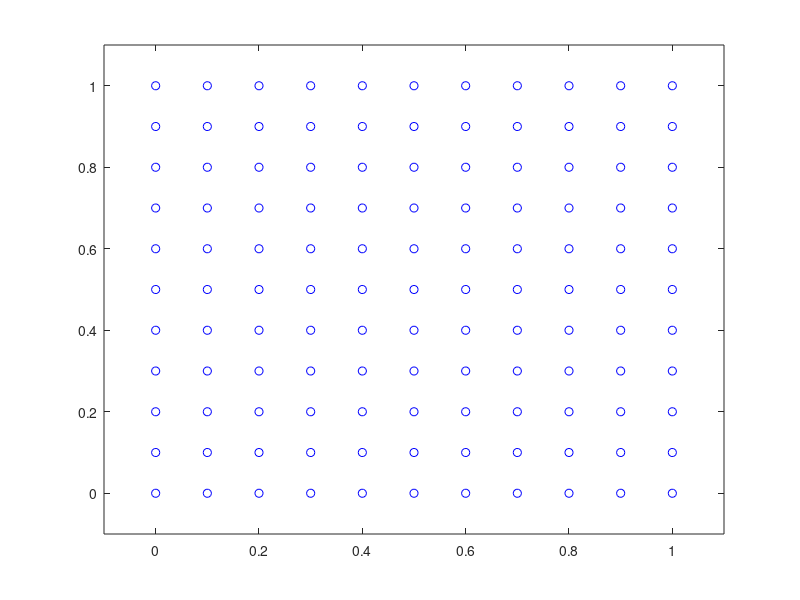

This chart was generated by the following MATLAB code: (Note: this script raises an error after producing the figure.)
x=linspace(0,1,11);% el x va desde cero hasta uno
y=linspace(0,1,11);% el y va desde cero hasta uno
[X Y]=meshgrid(x,y);% crea una matriz de filas por columnas
for i=1:length(y) %recorre la distancia y ("once")
    for j=1:length(x)%recorre la distancia x mientras esta recorriendo a y
        plot(X(i,j),Y(i,j),'ob')%me crea el recorrido de puntos pero solo muestra un punto
        M(length(x)*(i-1)+j,:)=[X(i,j),Y(i,j)]
        hold on % me pone todos los puntos en la grafica
        axis([-0.1 1.1 -0.1 1.1])%la grafica empezara desde -0.1 hsta 1.1 en x y y de la grafica
    end
end
for j=1:length(y)-1%recorre la distncia de y menos uno; hasta 10        
    for i=1:length(x)-1%recorre la distncia de x menos uno; hasta 10
        if j==2
          s=[length(x)*(j-1)+(length(x)-i),length(x)*(j-1)+(length(x)-i)+1,...
              length(x)*(j-1)+(length(x)-i)+length(x)+1,length(x)*(j-1)+(length(x)-i)+length(x)]  
        elseif j==4
             s=[length(x)*(j-1)+(length(x)-i),length(x)*(j-1)+(length(x)-i)+1,...
              length(x)*(j-1)+(length(x)-i)+length(x)+1,length(x)*(j-1)+(length(x)-i)+length(x)]
        elseif j==6
             s=[length(x)*(j-1)+(length(x)-i),length(x)*(j-1)+(length(x)-i)+1,...
              length(x)*(j-1)+(length(x)-i)+length(x)+1,length(x)*(j-1)+(length(x)-i)+length(x)]
        elseif j==8
             s=[length(x)*(j-1)+(length(x)-i),length(x)*(j-1)+(length(x)-i)+1,...
              length(x)*(j-1)+(length(x)-i)+length(x)+1,length(x)*(j-1)+(length(x)-i)+length(x)]
        elseif j==10
             s=[length(x)*(j-1)+(length(x)-i),length(x)*(j-1)+(length(x)-i)+1,...
              length(x)*(j-1)+(length(x)-i)+length(x)+1,length(x)*(j-1)+(length(x)-i)+length(x)]
        else
            s=[length(x)*(j-1)+i,length(x)*(j-1)+i+1,length(x)*(j-1)+i+length(x)+1,length(x)*(j-1)+i+length(x)]
        end
        fac((length(x)-1)*(j-1)+i,:)=s
        cont=(length(x)-1)*(j-1)+i
        patch('faces',s,'vertices',M,'facecolor',colorin3(cont),...
            'edgecolor',colorin3(cont))
        pause(0.005)
    end
end

        
